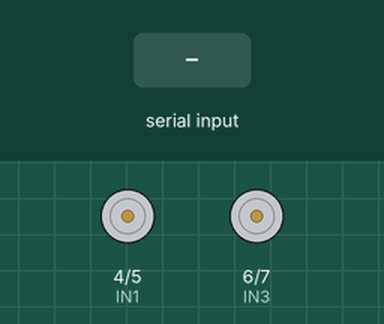
Simulated run of this sketch. Board: Arduino Uno, built with avr-gcc and run on an emulated ATmega328P. On the bench: motor-driver pin pairs drawn as motors (green arrow = first pin HIGH = forward, orange = second pin HIGH = backward, longer = more drive). Inputs (shaded band) come from the test bench.

Above: at 1.2 s.
1.3 s: "F" received over the second serial link
At 2.4 s:
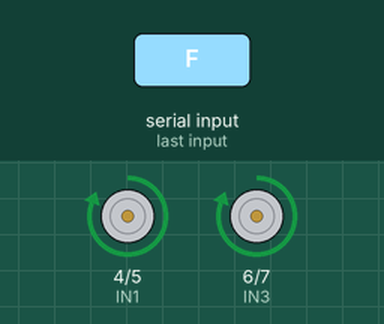
2.8 s: "B" received over the second serial link
At 3.5 s:
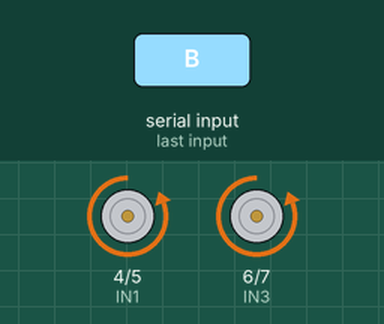
4.3 s: "R" received over the second serial link
At 4.7 s:
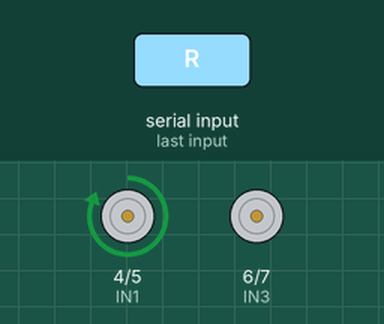
5.8 s: "L" received over the second serial link
At 7.0 s:
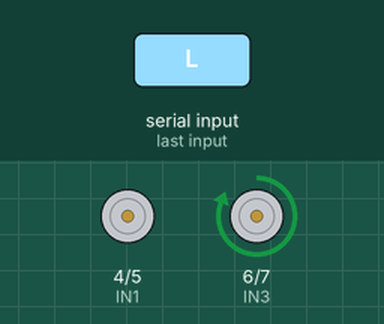
7.3 s: "I" received over the second serial link
At 8.2 s:
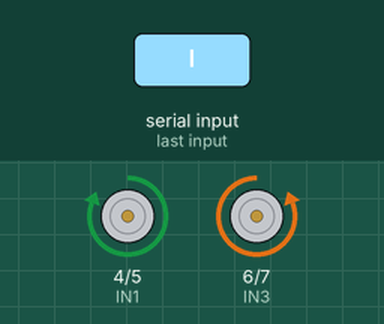
8.8 s: "G" received over the second serial link
At 9.3 s:
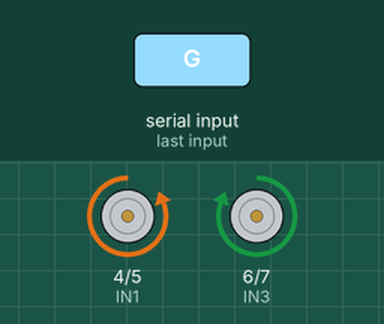
Timing chart, 0 to 11.3 s (numbered marks = the images above; inputs shaded):
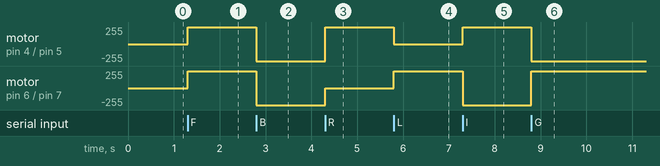

The sketch:

carbt.ino
```cpp
#define IN1 4
#define IN2 5
#define IN3 6
#define IN4 7

#include <SoftwareSerial.h>
SoftwareSerial bt(8, 9);

void setup() {
  Serial.begin(9600);
  bt.begin(9600);

  pinMode(IN1, OUTPUT);
  pinMode(IN2, OUTPUT);
  pinMode(IN3, OUTPUT);
  pinMode(IN4, OUTPUT);
}

void loop() {
  char c;
  if (bt.available()) {
    c = bt.read();
  }
  switch (c) {
    case 'F':
      frente();
      break;
    case 'B':
      re();
      break;
    case 'R':
      direita();
      break;
    case 'L':
      esquerda();
      break;
    case 'I':
      girando_d();
      break;
    case 'G':
      girando_e();
      break;
    case 'S':
      desliga();
      break;
    case 'X':
      freio();
      break;
  }
}

void freio() {
  ponte_h(1, 1, 1, 1);
}

void girando_d() {
  ponte_h(1, 0, 0, 1);
}

void desliga() {
  ponte_h(0, 0, 0, 0);
}

void girando_e() {
  ponte_h(0, 1, 1, 0);
}

void frente() {
  ponte_h(1, 0, 1, 0);
}

void esquerda() {
  ponte_h(0, 0, 1, 0);
}

void direita() {
  ponte_h(1, 0, 0, 0);
}

void re() {
  ponte_h(0, 1, 0, 1);
}

void ponte_h(bool val1, bool val2, bool val3, bool val4) {
  digitalWrite(IN1, val1);
  digitalWrite(IN2, val2);
  digitalWrite(IN3, val3);
  digitalWrite(IN4, val4);
}
```

Measured:
- after the input at 1.3 s, motor on pin 4 (IN1) / pin 5 (IN2), motor on pin 6 (IN3) / pin 7 (IN4): stopped → forward 255/255 at once
- after the input at 2.8 s, motor on pin 4 (IN1) / pin 5 (IN2), motor on pin 6 (IN3) / pin 7 (IN4): forward 255/255 → backward 255/255 at once
- after the input at 4.3 s, motor on pin 4 (IN1) / pin 5 (IN2): backward 255/255 → forward 255/255 at once; motor on pin 6 (IN3) / pin 7 (IN4): backward 255/255 → stopped at once
- after the input at 5.8 s, motor on pin 4 (IN1) / pin 5 (IN2): forward 255/255 → stopped at once; motor on pin 6 (IN3) / pin 7 (IN4): stopped → forward 255/255 at once
- after the input at 7.3 s, motor on pin 4 (IN1) / pin 5 (IN2): stopped → forward 255/255 at once; motor on pin 6 (IN3) / pin 7 (IN4): forward 255/255 → backward 255/255 at once
- after the input at 8.8 s, motor on pin 4 (IN1) / pin 5 (IN2): forward 255/255 → backward 255/255 at once; motor on pin 6 (IN3) / pin 7 (IN4): backward 255/255 → forward 255/255 at once
